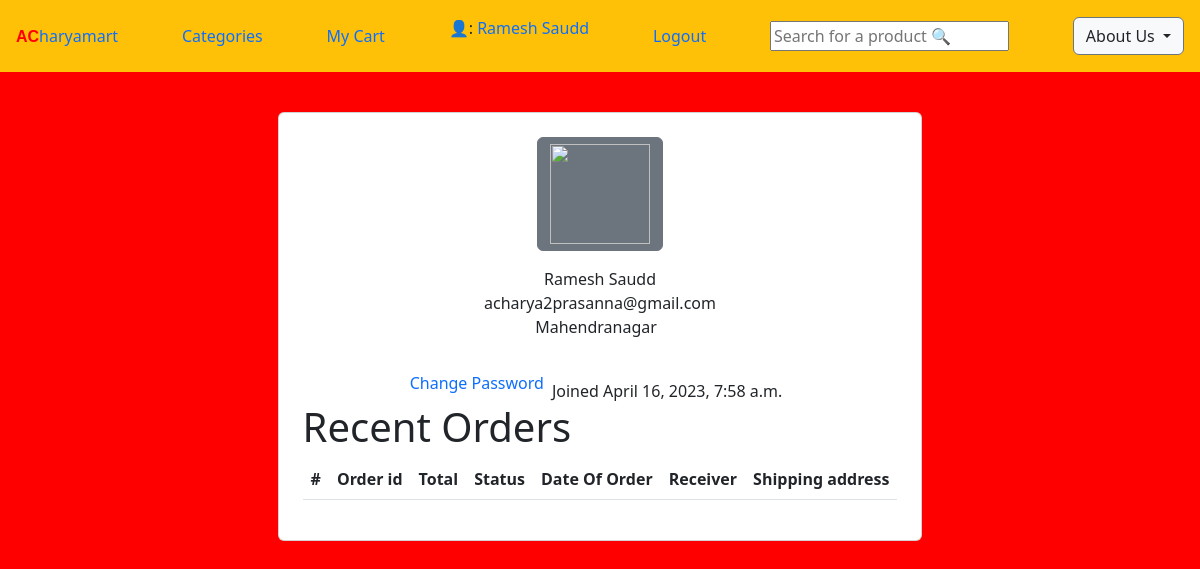
Page /profile (signed in) on the committed database.
### ecomapp/models.py (models this page shows, shortened)
class CustomUser(AbstractUser):
    username = None
    email = models.EmailField(_("email address"), unique=True)
    USERNAME_FIELD = "email"
    REQUIRED_FIELDS = []
    objects = CustomUserManager()

class Customer(models.Model):
    user=models.OneToOneField(CustomUser,on_delete=models.CASCADE)
    full_name=models.CharField(max_length=200)
    address=models.CharField(max_length=200,null=True,blank=True)
    joined_on=models.DateTimeField(auto_now_add=True)

### ecomapp/views.py (the view)
# urls.py: path('profile',ProfileView.as_view(),name="profile"),
class ProfileView(LoginRequiredMixin,TemplateView):
    template_name="profile.html"
    login_url = 'ecomapp:login'
    def get_context_data(self, **kwargs):
        context= super().get_context_data(**kwargs)
        customer=self.request.user.customer
        context["customer"]=customer
        orderss=Order.objects.filter(cart__customer=customer)
        context["orders"]=orderss
        return context

### Templates/profile.html (shortened to what this page needs)
{% extends "base.html" %}
{% block content %}
<body>
    <div class="container mt-4 mb-4 p-3 d-flex justify-content-center">
        <div class="card p-4">
            <div class=" image d-flex flex-column justify-content-center align-items-center">
                <button class="btn btn-secondary"> <img src="https://i.imgur.com/wvxPV9S.png" height="100" width="100" /></button>
                <span class="name mt-3">{{request.user.customer.full_name}}</span> <span class="idd">{{request.user.email}}</span>
                <div class="d-flex flex-row justify-content-center align-items-center gap-2">
                    <span class="idd1">{{request.user.customer.address}}</span> <span></span> </div>
                <div class="d-flex flex-row justify-content-center align-items-center mt-3">
                <div class=" d-flex mt-2"> <a class="btn1 btn-dark text-center" href="{% url 'ecomapp:changepassword' %}">Change Password</a> </div>
                <div class=" px-2 rounded mt-4 date "> <span class="join">Joined {{request.user.customer.joined_on}}</span> </div>
            </div>
        </div>
        <h1>Recent Orders</h1>
        <table class="table">
            <thead>
              <tr>
                <th scope="col">#</th>
                <th scope="col">Order id</th>
                <th scope="col">Total </th>
                <th scope="col">Status</th>
                <th scope="col">Date  Of Order</th>
                <th scope="col">Receiver</th>
                <th scope="col">Shipping address</th>
              </tr>
            </thead>
          </table>
    </div>
</body>
{% endblock %}

### Templates/base.html (shortened to what this page needs)
<!DOCTYPE html>
<html lang="en">
<head>
    <link href="https://cdn.jsdelivr.net/npm/bootstrap@5.3.0-alpha1/dist/css/bootstrap.min.css" rel="stylesheet">
</head>
<body>
      <nav class="navbar navbar-collapse navbar-dark bg-warning p-3">
        <a href="{% url 'ecomapp:home' %}"><strong style="color:red; font-family:Impact, Haettenschweiler, 'Arial Narrow Bold', sans-serif">AC</strong><span>haryamart</span></a>
        <a href="{% url 'ecomapp:categorical' %}">Categories</a>
        <a href="{% url 'ecomapp:showcart' %}" >My  Cart </a>
        {% if request.user.customer %}
        <p>👤:  <a href="{% url 'ecomapp:profile' %}">{{request.user.customer.full_name}}</a></p>
        <a href="{% url 'ecomapp:signout' %}">Logout</a>
        {% else %}
        <a href="{% url 'ecomapp:signup' %}">Signup</a>
        <a href="{% url 'ecomapp:login' %}">Login</a>
        {% endif %}
          <form method="GET" action="/search">
          <input name="key" type="text"  placeholder="Search for a product 🔍" >
        </form>
        <div class="dropdown ">
          <button class="btn btn-secondary dropdown-toggle bg-light text-dark" type="button" id="dropdownMenuButton" data-toggle="dropdown" aria-haspopup="true" aria-expanded="false">
            About Us
          </button>
        </div>
      </nav>
      {% block content %}
      {% endblock %}
</body>
</html>

### Templates/base.html (style rules this page uses)
a { text-decoration: none; }

### Templates/profile.html (style rules this page uses)
body { background-color: red; }

### rows in the picture
CustomUser: user.customer.full_name "Ramesh Saudd", user.email "acharya2prasanna@gmail.com", user.customer.address "Mahendranagar", user.customer.joined_on "April 16, 2023, 7:58 a.m."
